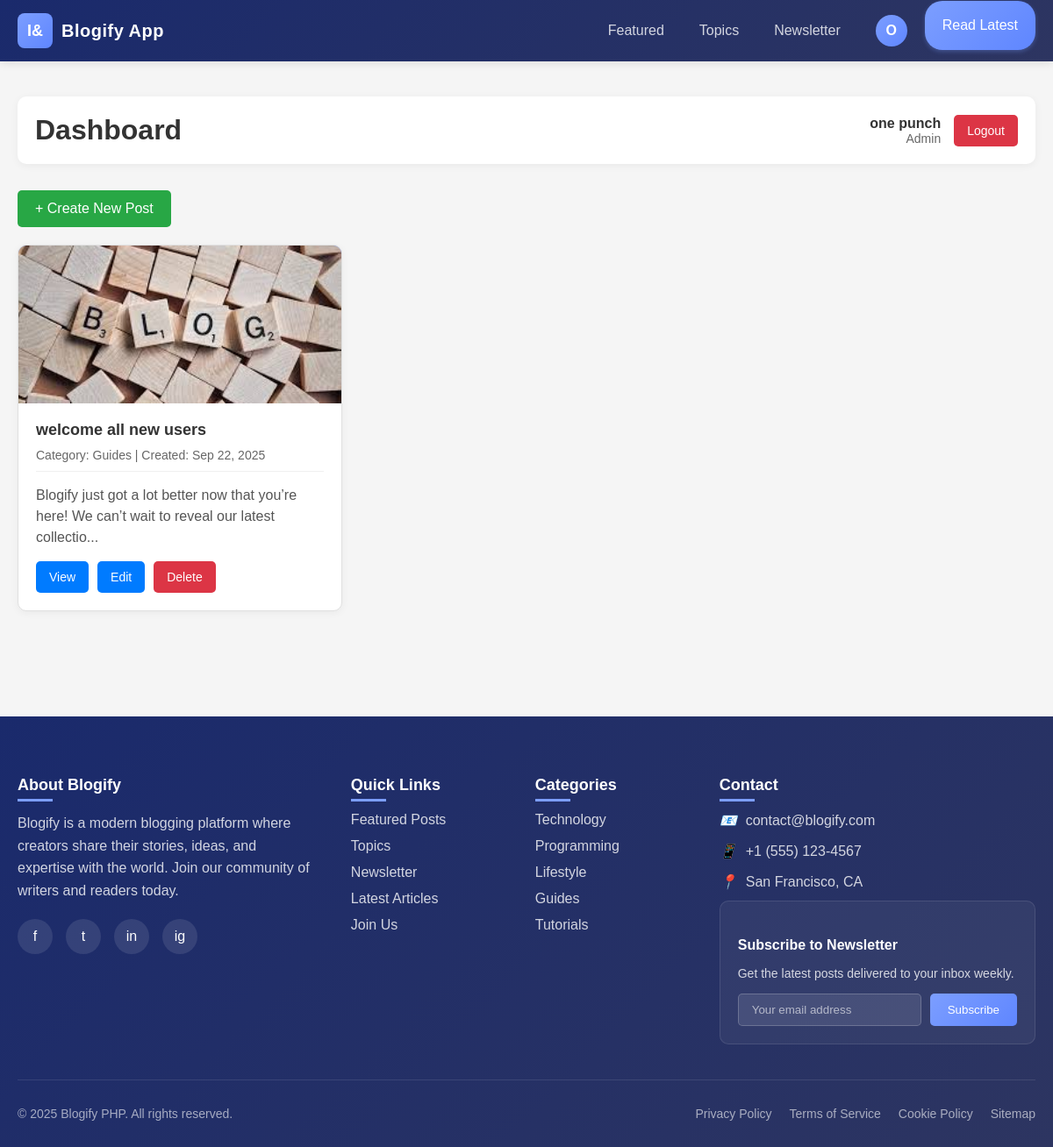
The page /users/dashboard.php (signed in) on the database its author committed.
### tables this page shows
CREATE TABLE `blogs` (
  `id` int(11) NOT NULL,
  `user_id` int(11) NOT NULL,
  `title` varchar(255) NOT NULL,
  `content` text NOT NULL,
  `category` varchar(100) NOT NULL,
  `image_url` varchar(255) DEFAULT NULL,
  `created_at` timestamp NOT NULL DEFAULT CURRENT_TIMESTAMP,
  `updated_at` timestamp NOT NULL DEFAULT CURRENT_TIMESTAMP ON UPDATE CURRENT_TIMESTAMP
);

### users/dashboard.php (the view, shortened to what this page needs)
<?php
require_once('../db.php');
try {
    $stmt = $conn->prepare("SELECT * FROM blogs WHERE user_id = :user_id ORDER BY created_at DESC");
    $stmt->bindParam(":user_id", $_SESSION["user_id"]);
    $stmt->execute();
    $blogs = $stmt->fetchAll(PDO::FETCH_ASSOC);
} catch (PDOException $e) {
    $error = "Error fetching blogs: " . $e->getMessage();
    $blogs = [];
}
?>
<!DOCTYPE html>
<html lang="en">
<head>
</head>
<body>
    <?php include('../layout/navbar.php'); ?>
    <div class="main-content">
        <div class="container">
            <div class="header">
                <h1>Dashboard</h1>
                <div class="header-user">
                    <div class="user-info">
                        <div class="user-name"><?php echo htmlspecialchars($_SESSION["username"]); ?></div>
                        <div class="user-role"><?php echo ucfirst(htmlspecialchars($_SESSION["role"])); ?></div>
                    </div>
                    <a href="../auth/logout.php" class="btn btn-danger">Logout</a>
                </div>
            </div>
            <?php if (in_array($_SESSION['role'], ['admin', 'bloger'])): ?>
                <button class="btn btn-success" onclick="openModal()">+ Create New Post</button>
            <?php endif; ?>
            <?php if (empty($blogs)): ?>
                <div class="empty-state">
                    <div class="empty-state-icon">📝</div>
                    <h3>No blogs yet</h3>
                    <p>Start sharing your thoughts with the world by creating your first blog post.</p>
                </div>
            <?php else: ?>
                <div class="blog-list">
                    <?php foreach ($blogs as $blog): ?>
                        <div class="blog-card">
                            <div class="blog-image">
                    <?php if (!empty($blog['image_url'])): ?>
                <?php if (strpos($blog['image_url'], 'http') === 0): ?>
                     <img src="<?php echo htmlspecialchars($blog['image_url']); ?>" alt="<?php echo htmlspecialchars($blog['title']); ?>" style="width: 100%; height: 100%; object-fit: cover;">
                  <?php else: ?>
                  <img src="../<?php echo htmlspecialchars($blog['image_url']); ?>" alt="<?php echo htmlspecialchars($blog['title']); ?>" style="width: 100%; height: 100%; object-fit: cover;">
                <?php endif; ?>
    <?php else: ?>
        <div style="width: 100%; height: 100%; background: linear-gradient(135deg, #7c9eff, #5f86ff); display: flex; align-items: center; justify-content: center; color: white; font-weight: bold;">
            No Image
        </div>
    <?php endif; ?>
</div>
                            <div class="blog-content">
                                <div class="blog-title"><?php echo htmlspecialchars($blog['title']); ?></div>
                                <div class="blog-meta">
                                    Category: <?php echo htmlspecialchars($blog['category']); ?> |
                                    Created: <?php echo date('M j, Y', strtotime($blog['created_at'])); ?>
                                </div>
                                <div class="blog-excerpt">
                                    <?php echo substr(htmlspecialchars($blog['content']), 0, 100) . '...'; ?>
                                </div>
                                <div class="blog-actions">
                                    <a href="view_blog.php?id=<?php echo $blog['id']; ?>" class="btn">View</a>
                                    <a href="#" class="btn" onclick="editBlog(<?php echo $blog['id']; ?>)">Edit</a>
                                    <a href="#" class="btn btn-danger" onclick="deleteBlog(<?php echo $blog['id']; ?>)">Delete</a>
                                </div>
                            </div>
                        </div>
                    <?php endforeach; ?>
                </div>
            <?php endif; ?>
        </div>
    </div>
    <?php include('../layout/footer.php'); ?>
</body>
</html>

### users/dashboard.php (style rules this page uses)
body { font-family: Arial, sans-serif; margin: 0; padding: 0; background-color: #f5f5f5; min-height: 100vh; display: flex; flex-direction: column; }
.main-content { flex: 1; padding: 40px 20px; }
.container { max-width: 1200px; margin: 0 auto; }
.header { display: flex; justify-content: space-between; align-items: center; margin-bottom: 30px; background: white; padding: 20px; border-radius: 10px; box-shadow: 0 2px 10px rgba(0,0,0,0.05); }
.header h1 { margin: 0; color: #333; }
.header-user { display: flex; align-items: center; gap: 15px; }
.user-info { text-align: right; }
.user-name { font-weight: bold; color: #333; }
.user-role { font-size: 14px; color: #666; }
.blog-list { display: grid; grid-template-columns: repeat(auto-fill, minmax(300px, 1fr)); gap: 25px; }
.blog-card { border: 1px solid #e0e0e0; border-radius: 10px; background: white; box-shadow: 0 2px 10px rgba(0,0,0,0.05); transition: all 0.3s ease; overflow: hidden; }
.blog-image { height: 180px; background: linear-gradient(135deg, #7c9eff, #5f86ff); display: flex; align-items: center; justify-content: center; color: white; font-weight: bold; }
.blog-content { padding: 20px; }
.blog-title { font-size: 18px; font-weight: bold; margin-bottom: 10px; color: #333; }
.blog-meta { color: #666; font-size: 14px; margin-bottom: 15px; padding-bottom: 10px; border-bottom: 1px solid #f0f0f0; }
.blog-excerpt { color: #555; line-height: 1.5; margin-bottom: 15px; }
.blog-actions { display: flex; gap: 10px; }
.btn { padding: 10px 15px; background: #007bff; color: white; border: none; border-radius: 5px; cursor: pointer; text-decoration: none; display: inline-block; font-size: 14px; transition: all 0.3s ease; }
.btn-danger { background: #dc3545; }
.btn-success { background: #28a745; margin-bottom: 20px; font-size: 16px; padding: 12px 20px; }

### rows shown on the page
blogs: image_url (picture), title "welcome all new users", category "Guides", created_at "Sep 22, 2025", content "Blogify just got a lot better now that you’re here! We can’t wait to reveal our latest collectio"

### other values the page prints
substr($_SESSION['username'], 0, 1) "O"
$_SESSION["username"] "one punch"
$_SESSION["role"] "Admin"
